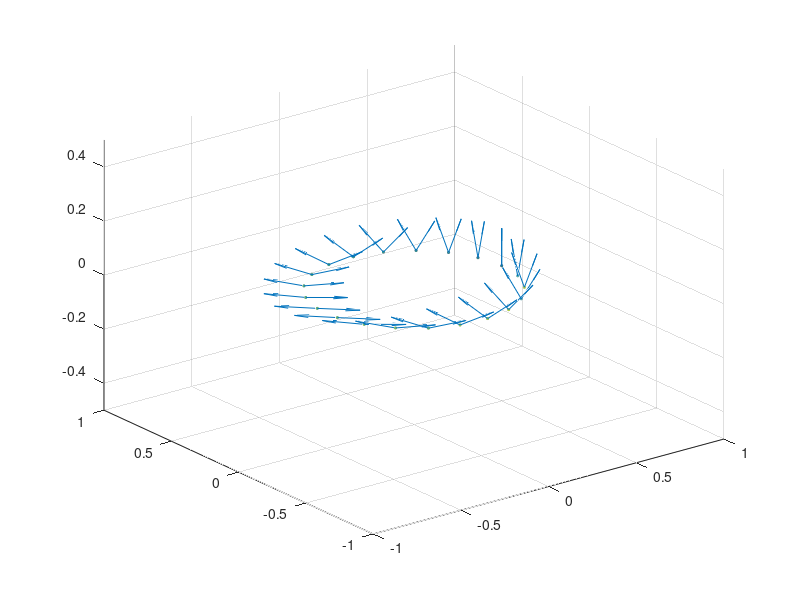

Source code (MATLAB):
dx = 0.1;
plotSystem = 1;
plotTimeEvolution = 1;

x1 = -1:dx:1;
x2 = -x1;
y1 = sqrt(1-x1.^2);
y2 = -y1;
x = [x1 x2];
y = [y1 y2];

phi = 0:2*pi/length(x):2*pi-2*pi/length(x);
r = 1;
x = r*cos(phi);
y = r*sin(phi);
%phi(length(phi)/2+1:length(phi)) = pi- phi(1:length(phi)/2);

z = zeros(size(y));
scatter3(x,y,z,2,phi);

u = zeros(size(x));
v = zeros(size(x));
w = ones(size(x));
hold on
quiver3(x,y,z,u,v,w)
hold off
    xlim([-1 1]);
    ylim([-1 1]);
    zlim([-0.5 0.5]);
pause(1);


for t = 1:100
    y1 = y*exp(-t/10) + y.*cos(phi)*(1-exp(-t/10));
   % x1 = x*exp(-t/10) + x.*cos(phi)*(1-exp(-t/10));
    
   w1= w*exp(-t/10) + w.*cos(phi)*(1-exp(-t/10));
  % v1 = v*exp(-t/10) + exp(-t/10)*sin(pi*t/20);
    v1 = v*exp(-t/10) + sin(phi)*(1-exp(-t/10));
    
    if plotSystem == 1
   scatter3(x,y1,z,2,phi);
    hold on
    quiver3(x,y1,z,u,v1,w1);
    hold off
    xlim([-1 1]);
    ylim([-1 1]);
       zlim([-0.5 0.5]);
    getframe(gcf);
    end
    t
end




for t = 1:100
  %  y1 = y*exp(-t/10) + y.*cos(phi)*(1-exp(-t/10));
   x1 = x*exp(-t/10) + x.*cos(phi)*(1-exp(-t/10));
    
      w2= w1*exp(-t/10) + w1.*cos(phi)*(1-exp(-t/10));
    u1 = u*exp(-t/10) - sin(phi)*(1-exp(-t/10));
 
      if plotSystem == 1
    scatter3(x1,y1,z,2,phi);
    hold on
    quiver3(x1,y1,z,u1,v1,w2);
    hold off
    xlim([-1 1]);
    ylim([-1 1]);
       zlim([-0.5 0.5]);
    getframe(gcf);
      end
    t
end




for t = 1:100
  %  y1 = y*exp(-t/10) + y.*cos(phi)*(1-exp(-t/10));
x2 = x1 - 0.5*(1-exp(-t/10));
      if plotSystem == 1
    scatter3(x2,y1,z,2,phi);
    hold on
    quiver3(x2,y1,z,u1,v1,w2);
    hold off
    xlim([-1 1]);
    ylim([-1 1]);
    zlim([-0.5 0.5]);
    getframe(gcf);
      end
    t
end


%% Prograssing In Time
Period = 20;

Freq = 2*pi/Period;

x = y1;
y = x2;

for t = 1:20
     
    phi_1 = phi + Freq*t;
    
w1 = w.*cos(phi_1).^2;
u1 = - sin(phi_1);
v1 =  sin(phi_1);

   % y1 = y.*sin(phi_1);
  % x1 = x.*cos(phi_1);
    
    
      if plotTimeEvolution == 1
    scatter3(x2,y1,z,2,phi);
    hold on
    quiver3(x2,y1,z,u1,v1,w2);
    hold off
    xlim([-1 1]);
    ylim([-1 1]);
   %view(30,190)
       zlim([-0.5 0.5]);
    getframe(gcf);
      end
      t
end